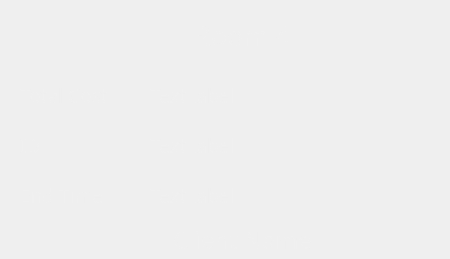
          <widget class="QFrame" name="room4_g">
           <property name="autoFillBackground">
            <bool>false</bool>
           </property>
           <property name="styleSheet">
            <string notr="true">QFrame {
    background-color: qlineargradient(spread:pad, x1:0, y1:0.3, x2:0, y2:0.7, 
                                      stop:0 rgba(107, 47, 61, 255), 
                                      stop:1 rgba(155, 72, 94, 255));
    color: rgba(240, 240, 240, 230);
    border-radius: 50px;
}

QFrame:hover {
    background-color: qlineargradient(spread:pad, x1:0, y1:0.3, x2:0, y2:0.7, 
                                      stop:0 rgba(132, 58, 78, 255), 
                                      stop:1 rgba(190, 80, 100, 255));
}
</string>
           </property>
           <property name="frameShape">
            <enum>QFrame::Shape::StyledPanel</enum>
           </property>
           <property name="frameShadow">
            <enum>QFrame::Shadow::Raised</enum>
           </property>
           <widget class="QLabel" name="label_37">
            <property name="geometry">
             <rect>
              <x>187</x>
              <y>20</y>
              <width>111</width>
              <height>31</height>
             </rect>
            </property>
            <property name="font">
             <font>
              <family>Bauhaus 93</family>
              <pointsize>20</pointsize>
             </font>
            </property>
            <property name="autoFillBackground">
             <bool>false</bool>
            </property>
            <property name="styleSheet">
             <string notr="true">background-color: none;</string>
            </property>
            <property name="text">
             <string>Room 4</string>
            </property>
            <property name="alignment">
             <set>Qt::AlignmentFlag::AlignCenter</set>
            </property>
           </widget>
           <widget class="QPushButton" name="btnadd_S_4">
            <property name="geometry">
             <rect>
              <x>190</x>
              <y>100</y>
              <width>101</width>
              <height>101</height>
             </rect>
            </property>
            <property name="styleSheet">
             <string notr="true">border-radius: 50px;
</string>
            </property>
            <property name="text">
             <string/>
            </property>
            <property name="icon">
             <iconset theme="QIcon::ThemeIcon::ListAdd"/>
            </property>
            <property name="iconSize">
             <size>
              <width>30</width>
              <height>30</height>
             </size>
            </property>
           </widget>
           <widget class="QLabel" name="client4_2">
            <property name="geometry">
             <rect>
              <x>142</x>
              <y>230</y>
              <width>201</width>
              <height>20</height>
             </rect>
            </property>
            <property name="font">
             <font>
              <family>Bauhaus 93</family>
              <pointsize>18</pointsize>
             </font>
            </property>
            <property name="styleSheet">
             <string notr="true">background-color: none;</string>
            </property>
            <property name="text">
             <string>Client Name</string>
            </property>
            <property name="alignment">
             <set>Qt::AlignmentFlag::AlignCenter</set>
            </property>
           </widget>
           <widget class="QLabel" name="totalcost_S_4">
            <property name="geometry">
             <rect>
              <x>20</x>
              <y>70</y>
              <width>121</width>
              <height>51</height>
             </rect>
            </property>
            <property name="font">
             <font>
              <family>Bauhaus 93</family>
              <pointsize>14</pointsize>
             </font>
            </property>
            <property name="styleSheet">
             <string notr="true">background-color:none;</string>
            </property>
            <property name="text">
             <string>Total Cost</string>
            </property>
           </widget>
           <widget class="QLabel" name="ID_S_4">
            <property name="geometry">
             <rect>
              <x>20</x>
              <y>120</y>
              <width>121</width>
              <height>51</height>
             </rect>
            </property>
            <property name="font">
             <font>
              <family>Bauhaus 93</family>
              <pointsize>14</pointsize>
             </font>
            </property>
            <property name="styleSheet">
             <string notr="true">background-color:none;</string>
            </property>
            <property name="text">
             <string>ID</string>
            </property>
           </widget>
           <widget class="QLabel" name="DurationL_S_4">
            <property name="geometry">
             <rect>
              <x>20</x>
              <y>170</y>
              <width>121</width>
              <height>51</height>
             </rect>
            </property>
            <property name="font">
             <font>
              <family>Bauhaus 93</family>
              <pointsize>14</pointsize>
             </font>
            </property>
            <property name="styleSheet">
             <string notr="true">background-color:none;</string>
            </property>
            <property name="text">
             <string>End Time</string>
            </property>
           </widget>
           <widget class="QLabel" name="get_total_S_4">
            <property name="geometry">
             <rect>
              <x>150</x>
              <y>80</y>
              <width>121</width>
              <height>31</height>
             </rect>
            </property>
            <property name="font">
             <font>
              <family>Bauhaus 93</family>
              <pointsize>14</pointsize>
             </font>
            </property>
            <property name="styleSheet">
             <string notr="true">background-color:none;</string>
            </property>
            <property name="text">
             <string>TextLabel</string>
            </property>
           </widget>
           <widget class="QLabel" name="get_id_S_4">
            <property name="geometry">
             <rect>
              <x>150</x>
              <y>130</y>
              <width>121</width>
              <height>31</height>
             </rect>
            </property>
            <property name="font">
             <font>
              <family>Bauhaus 93</family>
              <pointsize>14</pointsize>
             </font>
            </property>
            <property name="styleSheet">
             <string notr="true">background-color:none;</string>
            </property>
            <property name="text">
             <string>TextLabel</string>
            </property>
           </widget>
           <widget class="QLabel" name="get_dur_S_4">
            <property name="geometry">
             <rect>
              <x>150</x>
              <y>180</y>
              <width>121</width>
              <height>31</height>
             </rect>
            </property>
            <property name="font">
             <font>
              <family>Bauhaus 93</family>
              <pointsize>14</pointsize>
             </font>
            </property>
            <property name="styleSheet">
             <string notr="true">background-color:none;</string>
            </property>
            <property name="text">
             <string>TextLabel</string>
            </property>
           </widget>
           <widget class="QPushButton" name="btnedit_S_4">
            <property name="geometry">
             <rect>
              <x>340</x>
              <y>100</y>
              <width>101</width>
              <height>101</height>
             </rect>
            </property>
            <property name="styleSheet">
             <string notr="true">border-radius: 50px;
</string>
            </property>
            <property name="text">
             <string/>
            </property>
            <property name="icon">
             <iconset theme="QIcon::ThemeIcon::MailMessageNew"/>
            </property>
            <property name="iconSize">
             <size>
              <width>30</width>
              <height>30</height>
             </size>
            </property>
           </widget>
          </widget>
